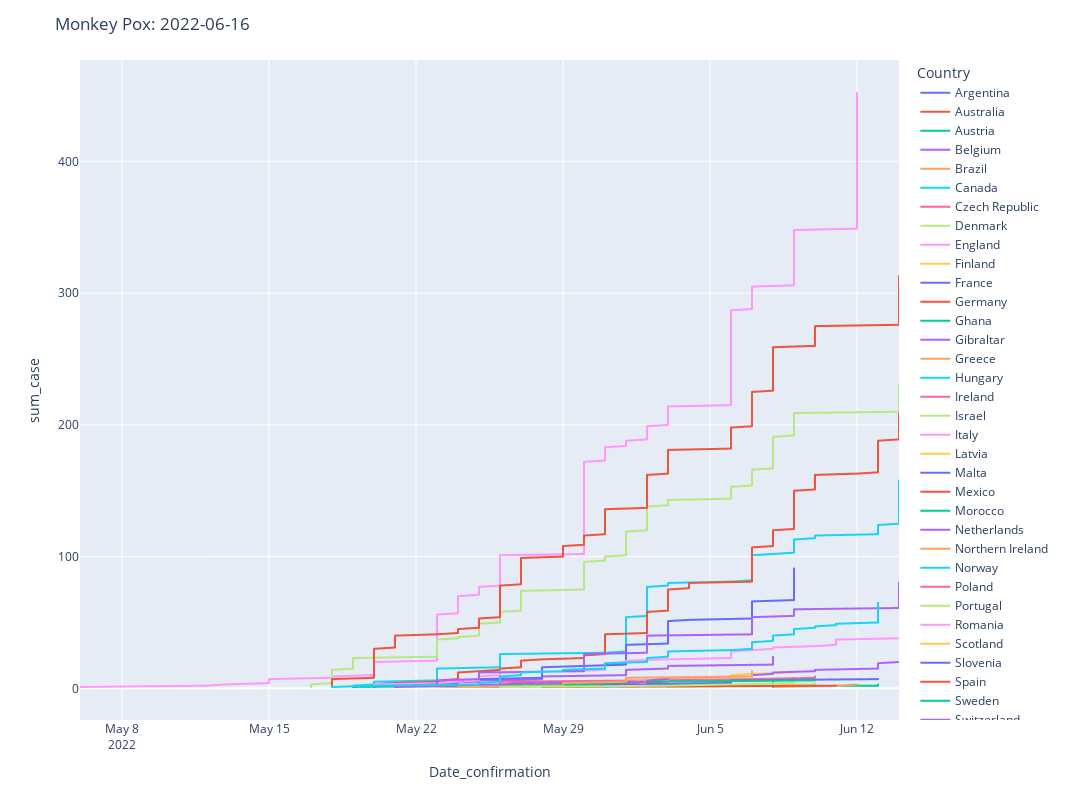

Notebook code cell kept with this figure:
### Code cell
fig3 = px.line(sort_df, x='Date_confirmation',y='sum_case', color='Country')

fig3.update_layout(
    width=1920,
    height=800,
    title_text=f'Monkey Pox: {date}'
)

fig3.show()

### Figure 1 — Plotly figure (JSON) as saved in the notebook; plotly's stock layout.template omitted (floating-point values rounded to 4 significant figures; data arrays with more than 128 entries replaced by an {"elided": "..."} marker saying what was removed)
{"data": [{"hovertemplate": "Country=Argentina<br>Date_confirmation=%{x}<br>sum_case=%{y}<extra></extra>", "legendgroup": "Argentina", "line": {"color": "#636efa", "dash": "solid"}, "marker": {"symbol": "circle"}, "mode": "lines", "name": "Argentina", "showlegend": true, "type": "scattergl", "x": ["2022-05-27T00:00:00", "2022-05-27T00:00:00", "2022-06-09T00:00:00"], "xaxis": "x", "y": [1, 2, 3], "yaxis": "y"}, {"hovertemplate": "Country=Australia<br>Date_confirmation=%{x}<br>sum_case=%{y}<extra></extra>", "legendgroup": "Australia", "line": {"color": "#EF553B", "dash": "solid"}, "marker": {"symbol": "circle"}, "mode": "lines", "name": "Australia", "showlegend": true, "type": "scattergl", "x": ["2022-05-20T00:00:00", "2022-05-20T00:00:00", "2022-06-02T00:00:00", "2022-06-02T00:00:00", "2022-06-03T00:00:00", "2022-06-04T00:00:00", "2022-06-09T00:00:00", "2022-06-09T00:00:00"], "xaxis": "x", "y": [1, 2, 3, 4, 5, 6, 7, 8], "yaxis": "y"}, {"hovertemplate": "Country=Austria<br>Date_confirmation=%{x}<br>sum_case=%{y}<extra></extra>", "legendgroup": "Austria", "line": {"color": "#00cc96", "dash": "solid"}, "marker": {"symbol": "circle"}, "mode": "lines", "name": "Austria", "showlegend": true, "type": "scattergl", "x": ["2022-05-23T00:00:00", "2022-06-13T00:00:00", "2022-06-13T00:00:00"], "xaxis": "x", "y": [1, 2, 3], "yaxis": "y"}, {"hovertemplate": "Country=Belgium<br>Date_confirmation=%{x}<br>sum_case=%{y}<extra></extra>", "legendgroup": "Belgium", "line": {"color": "#ab63fa", "dash": "solid"}, "marker": {"symbol": "circle"}, "mode": "lines", "name": "Belgium", "showlegend": true, "type": "scattergl", "x": ["2022-05-19T00:00:00", "2022-05-20T00:00:00", "2022-05-20T00:00:00", "2022-05-21T00:00:00", "2022-05-25T00:00:00", "2022-05-25T00:00:00", "2022-05-28T00:00:00", "2022-05-28T00:00:00", "2022-05-28T00:00:00", "2022-06-01T00:00:00", "2022-06-01T00:00:00", "2022-06-01T00:00:00", "2022-06-01T00:00:00", "2022-06-01T00:00:00", "2022-06-03T00:00:00", "2022-06-03T00:00:00", "2022-06-03T00:00:00", "2022-06-08T00:00:00", "2022-06-08T00:00:00", "2022-06-08T00:00:00", "2022-06-08T00:00:00", "2022-06-08T00:00:00", "2022-06-08T00:00:00", "2022-06-08T00:00:00"], "xaxis": "x", "y": [1, 2, 3, 4, 5, 6, 7, 8, 9, 10, 11, 12, 13, 14, 15, 16, 17, 18, 19, 20, 21, 22, 23, 24], "yaxis": "y"}, {"hovertemplate": "Country=Brazil<br>Date_confirmation=%{x}<br>sum_case=%{y}<extra></extra>", "legendgroup": "Brazil", "line": {"color": "#FFA15A", "dash": "solid"}, "marker": {"symbol": "circle"}, "mode": "lines", "name": "Brazil", "showlegend": true, "type": "scattergl", "x": ["2022-06-08T00:00:00", "2022-06-11T00:00:00", "2022-06-12T00:00:00"], "xaxis": "x", "y": [1, 2, 3], "yaxis": "y"}, {"hovertemplate": "Country=Canada<br>Date_confirmation=%{x}<br>sum_case=%{y}<extra></extra>", "legendgroup": "Canada", "line": {"color": "#19d3f3", "dash": "solid"}, "marker": {"symbol": "circle"}, "mode": "lines", "name": "Canada", "showlegend": true, "type": "scattergl", "x": {"elided": "158 str values"}, "xaxis": "x", "y": {"elided": "158 int values"}, "yaxis": "y"}, {"hovertemplate": "Country=Czech Republic<br>Date_confirmation=%{x}<br>sum_case=%{y}<extra></extra>", "legendgroup": "Czech Republic", "line": {"color": "#FF6692", "dash": "solid"}, "marker": {"symbol": "circle"}, "mode": "lines", "name": "Czech Republic", "showlegend": true, "type": "scattergl", "x": ["2022-05-24T00:00:00", "2022-05-26T00:00:00", "2022-05-26T00:00:00", "2022-05-26T00:00:00", "2022-05-26T00:00:00", "2022-06-02T00:00:00"], "xaxis": "x", "y": [1, 2, 3, 4, 5, 6], "yaxis": "y"}, {"hovertemplate": "Country=Denmark<br>Date_confirmation=%{x}<br>sum_case=%{y}<extra></extra>", "legendgroup": "Denmark", "line": {"color": "#B6E880", "dash": "solid"}, "marker": {"symbol": "circle"}, "mode": "lines", "name": "Denmark", "showlegend": true, "type": "scattergl", "x": ["2022-05-23T00:00:00", "2022-05-24T00:00:00", "2022-06-10T00:00:00", "2022-06-10T00:00:00"], "xaxis": "x", "y": [1, 2, 3, 4], "yaxis": "y"}, {"hovertemplate": "Country=England<br>Date_confirmation=%{x}<br>sum_case=%{y}<extra></extra>", "legendgroup": "England", "line": {"color": "#FF97FF", "dash": "solid"}, "marker": {"symbol": "circle"}, "mode": "lines", "name": "England", "showlegend": true, "type": "scattergl", "x": {"elided": "452 str values"}, "xaxis": "x", "y": {"elided": "452 int values"}, "yaxis": "y"}, {"hovertemplate": "Country=Finland<br>Date_confirmation=%{x}<br>sum_case=%{y}<extra></extra>", "legendgroup": "Finland", "line": {"color": "#FECB52", "dash": "solid"}, "marker": {"symbol": "circle"}, "mode": "lines", "name": "Finland", "showlegend": true, "type": "scattergl", "x": ["2022-05-27T00:00:00", "2022-06-02T00:00:00", "2022-06-09T00:00:00"], "xaxis": "x", "y": [1, 2, 3], "yaxis": "y"}, {"hovertemplate": "Country=France<br>Date_confirmation=%{x}<br>sum_case=%{y}<extra></extra>", "legendgroup": "France", "line": {"color": "#636efa", "dash": "solid"}, "marker": {"symbol": "circle"}, "mode": "lines", "name": "France", "showlegend": true, "type": "scattergl", "x": ["2022-05-19T00:00:00", "2022-05-23T00:00:00", "2022-05-23T00:00:00", "2022-05-24T00:00:00", "2022-05-24T00:00:00", "2022-05-25T00:00:00", "2022-05-25T00:00:00", "2022-05-28T00:00:00", "2022-05-28T00:00:00", "2022-05-28T00:00:00", "2022-05-28T00:00:00", "2022-05-28T00:00:00", "2022-05-28T00:00:00", "2022-05-28T00:00:00", "2022-05-28T00:00:00", "2022-05-28T00:00:00", "2022-05-30T00:00:00", "2022-06-01T00:00:00", "2022-06-01T00:00:00", "2022-06-01T00:00:00", "2022-06-01T00:00:00", "2022-06-01T00:00:00", "2022-06-01T00:00:00", "2022-06-01T00:00:00", "2022-06-01T00:00:00", "2022-06-01T00:00:00", "2022-06-01T00:00:00", "2022-06-01T00:00:00", "2022-06-01T00:00:00", "2022-06-01T00:00:00", "2022-06-01T00:00:00", "2022-06-01T00:00:00", "2022-06-01T00:00:00", "2022-06-03T00:00:00", "2022-06-03T00:00:00", "2022-06-03T00:00:00", "2022-06-03T00:00:00", "2022-06-03T00:00:00", "2022-06-03T00:00:00", "2022-06-03T00:00:00", "2022-06-03T00:00:00", "2022-06-03T00:00:00", "2022-06-03T00:00:00", "2022-06-03T00:00:00", "2022-06-03T00:00:00", "2022-06-03T00:00:00", "2022-06-03T00:00:00", "2022-06-03T00:00:00", "2022-06-03T00:00:00", "2022-06-03T00:00:00", "2022-06-03T00:00:00", "2022-06-04T00:00:00", "2022-06-07T00:00:00", "2022-06-07T00:00:00", "2022-06-07T00:00:00", "2022-06-07T00:00:00", "2022-06-07T00:00:00", "2022-06-07T00:00:00", "2022-06-07T00:00:00", "2022-06-07T00:00:00", "2022-06-07T00:00:00", "2022-06-07T00:00:00", "2022-06-07T00:00:00", "2022-06-07T00:00:00", "2022-06-07T00:00:00", "2022-06-07T00:00:00", "2022-06-09T00:00:00", "2022-06-09T00:00:00", "2022-06-09T00:00:00", "2022-06-09T00:00:00", "2022-06-09T00:00:00", "2022-06-09T00:00:00", "2022-06-09T00:00:00", "2022-06-09T00:00:00", "2022-06-09T00:00:00", "2022-06-09T00:00:00", "2022-06-09T00:00:00", "2022-06-09T00:00:00", "2022-06-09T00:00:00", "2022-06-09T00:00:00", "2022-06-09T00:00:00", "2022-06-09T00:00:00", "2022-06-09T00:00:00", "2022-06-09T00:00:00", "2022-06-09T00:00:00", "2022-06-09T00:00:00", "2022-06-09T00:00:00", "2022-06-09T00:00:00", "2022-06-09T00:00:00", "2022-06-09T00:00:00", "2022-06-09T00:00:00"], "xaxis": "x", "y": [1, 2, 3, 4, 5, 6, 7, 8, 9, 10, 11, 12, 13, 14, 15, 16, 17, 18, 19, 20, 21, 22, 23, 24, 25, 26, 27, 28, 29, 30, 31, 32, 33, 34, 35, 36, 37, 38, 39, 40, 41, 42, 43, 44, 45, 46, 47, 48, 49, 50, 51, 52, 53, 54, 55, 56, 57, 58, 59, 60, 61, 62, 63, 64, 65, 66, 67, 68, 69, 70, 71, 72, 73, 74, 75, 76, 77, 78, 79, 80, 81, 82, 83, 84, 85, 86, 87, 88, 89, 90, 91], "yaxis": "y"}, {"hovertemplate": "Country=Germany<br>Date_confirmation=%{x}<br>sum_case=%{y}<extra></extra>", "legendgroup": "Germany", "line": {"color": "#EF553B", "dash": "solid"}, "marker": {"symbol": "circle"}, "mode": "lines", "name": "Germany", "showlegend": true, "type": "scattergl", "x": {"elided": "228 str values"}, "xaxis": "x", "y": {"elided": "228 int values"}, "yaxis": "y"}, {"hovertemplate": "Country=Ghana<br>Date_confirmation=%{x}<br>sum_case=%{y}<extra></extra>", "legendgroup": "Ghana", "line": {"color": "#00cc96", "dash": "solid"}, "marker": {"symbol": "circle"}, "mode": "lines", "name": "Ghana", "showlegend": true, "type": "scattergl", "x": ["2022-06-08T00:00:00", "2022-06-08T00:00:00", "2022-06-08T00:00:00", "2022-06-08T00:00:00", "2022-06-08T00:00:00"], "xaxis": "x", "y": [1, 2, 3, 4, 5], "yaxis": "y"}, {"hovertemplate": "Country=Gibraltar<br>Date_confirmation=%{x}<br>sum_case=%{y}<extra></extra>", "legendgroup": "Gibraltar", "line": {"color": "#ab63fa", "dash": "solid"}, "marker": {"symbol": "circle"}, "mode": "lines", "name": "Gibraltar", "showlegend": true, "type": "scattergl", "x": ["2022-06-01T00:00:00"], "xaxis": "x", "y": [1], "yaxis": "y"}, {"hovertemplate": "Country=Greece<br>Date_confirmation=%{x}<br>sum_case=%{y}<extra></extra>", "legendgroup": "Greece", "line": {"color": "#FFA15A", "dash": "solid"}, "marker": {"symbol": "circle"}, "mode": "lines", "name": "Greece", "showlegend": true, "type": "scattergl", "x": ["2022-06-08T00:00:00"], "xaxis": "x", "y": [1], "yaxis": "y"}, {"hovertemplate": "Country=Hungary<br>Date_confirmation=%{x}<br>sum_case=%{y}<extra></extra>", "legendgroup": "Hungary", "line": {"color": "#19d3f3", "dash": "solid"}, "marker": {"symbol": "circle"}, "mode": "lines", "name": "Hungary", "showlegend": true, "type": "scattergl", "x": ["2022-05-31T00:00:00"], "xaxis": "x", "y": [1], "yaxis": "y"}, {"hovertemplate": "Country=Ireland<br>Date_confirmation=%{x}<br>sum_case=%{y}<extra></extra>", "legendgroup": "Ireland", "line": {"color": "#FF6692", "dash": "solid"}, "marker": {"symbol": "circle"}, "mode": "lines", "name": "Ireland", "showlegend": true, "type": "scattergl", "x": ["2022-05-27T00:00:00", "2022-05-30T00:00:00", "2022-06-01T00:00:00", "2022-06-01T00:00:00", "2022-06-02T00:00:00", "2022-06-02T00:00:00", "2022-06-07T00:00:00", "2022-06-10T00:00:00", "2022-06-10T00:00:00"], "xaxis": "x", "y": [1, 2, 3, 4, 5, 6, 7, 8, 9], "yaxis": "y"}, {"hovertemplate": "Country=Israel<br>Date_confirmation=%{x}<br>sum_case=%{y}<extra></extra>", "legendgroup": "Israel", "line": {"color": "#B6E880", "dash": "solid"}, "marker": {"symbol": "circle"}, "mode": "lines", "name": "Israel", "showlegend": true, "type": "scattergl", "x": ["2022-05-21T00:00:00", "2022-05-28T00:00:00", "2022-06-07T00:00:00", "2022-06-09T00:00:00"], "xaxis": "x", "y": [1, 2, 3, 4], "yaxis": "y"}, {"hovertemplate": "Country=Italy<br>Date_confirmation=%{x}<br>sum_case=%{y}<extra></extra>", "legendgroup": "Italy", "line": {"color": "#FF97FF", "dash": "solid"}, "marker": {"symbol": "circle"}, "mode": "lines", "name": "Italy", "showlegend": true, "type": "scattergl", "x": ["2022-05-19T00:00:00", "2022-05-20T00:00:00", "2022-05-20T00:00:00", "2022-05-23T00:00:00", "2022-05-24T00:00:00", "2022-05-25T00:00:00", "2022-05-25T00:00:00", "2022-05-25T00:00:00", "2022-05-25T00:00:00", "2022-05-26T00:00:00", "2022-05-26T00:00:00", "2022-05-26T00:00:00", "2022-05-29T00:00:00", "2022-05-31T00:00:00", "2022-05-31T00:00:00", "2022-05-31T00:00:00", "2022-05-31T00:00:00", "2022-05-31T00:00:00", "2022-05-31T00:00:00", "2022-06-01T00:00:00", "2022-06-01T00:00:00", "2022-06-03T00:00:00", "2022-06-06T00:00:00", "2022-06-06T00:00:00", "2022-06-06T00:00:00", "2022-06-06T00:00:00", "2022-06-06T00:00:00", "2022-06-06T00:00:00", "2022-06-07T00:00:00", "2022-06-08T00:00:00", "2022-06-08T00:00:00", "2022-06-10T00:00:00", "2022-06-11T00:00:00", "2022-06-11T00:00:00", "2022-06-11T00:00:00", "2022-06-11T00:00:00", "2022-06-11T00:00:00", "2022-06-14T00:00:00"], "xaxis": "x", "y": [1, 2, 3, 4, 5, 6, 7, 8, 9, 10, 11, 12, 13, 14, 15, 16, 17, 18, 19, 20, 21, 22, 23, 24, 25, 26, 27, 28, 29, 30, 31, 32, 33, 34, 35, 36, 37, 38], "yaxis": "y"}, {"hovertemplate": "Country=Latvia<br>Date_confirmation=%{x}<br>sum_case=%{y}<extra></extra>", "legendgroup": "Latvia", "line": {"color": "#FECB52", "dash": "solid"}, "marker": {"symbol": "circle"}, "mode": "lines", "name": "Latvia", "showlegend": true, "type": "scattergl", "x": ["2022-06-03T00:00:00", "2022-06-09T00:00:00"], "xaxis": "x", "y": [1, 2], "yaxis": "y"}, {"hovertemplate": "Country=Malta<br>Date_confirmation=%{x}<br>sum_case=%{y}<extra></extra>", "legendgroup": "Malta", "line": {"color": "#636efa", "dash": "solid"}, "marker": {"symbol": "circle"}, "mode": "lines", "name": "Malta", "showlegend": true, "type": "scattergl", "x": ["2022-05-28T00:00:00"], "xaxis": "x", "y": [1], "yaxis": "y"}, {"hovertemplate": "Country=Mexico<br>Date_confirmation=%{x}<br>sum_case=%{y}<extra></extra>", "legendgroup": "Mexico", "line": {"color": "#EF553B", "dash": "solid"}, "marker": {"symbol": "circle"}, "mode": "lines", "name": "Mexico", "showlegend": true, "type": "scattergl", "x": ["2022-05-28T00:00:00", "2022-06-11T00:00:00"], "xaxis": "x", "y": [1, 2], "yaxis": "y"}, {"hovertemplate": "Country=Morocco<br>Date_confirmation=%{x}<br>sum_case=%{y}<extra></extra>", "legendgroup": "Morocco", "line": {"color": "#00cc96", "dash": "solid"}, "marker": {"symbol": "circle"}, "mode": "lines", "name": "Morocco", "showlegend": true, "type": "scattergl", "x": ["2022-06-02T00:00:00"], "xaxis": "x", "y": [1], "yaxis": "y"}, {"hovertemplate": "Country=Netherlands<br>Date_confirmation=%{x}<br>sum_case=%{y}<extra></extra>", "legendgroup": "Netherlands", "line": {"color": "#ab63fa", "dash": "solid"}, "marker": {"symbol": "circle"}, "mode": "lines", "name": "Netherlands", "showlegend": true, "type": "scattergl", "x": ["2022-05-20T00:00:00", "2022-05-21T00:00:00", "2022-05-23T00:00:00", "2022-05-23T00:00:00", "2022-05-23T00:00:00", "2022-05-23T00:00:00", "2022-05-25T00:00:00", "2022-05-25T00:00:00", "2022-05-25T00:00:00", "2022-05-25T00:00:00", "2022-05-25T00:00:00", "2022-05-25T00:00:00", "2022-05-30T00:00:00", "2022-05-30T00:00:00", "2022-05-30T00:00:00", "2022-05-30T00:00:00", "2022-05-30T00:00:00", "2022-05-30T00:00:00", "2022-05-30T00:00:00", "2022-05-30T00:00:00", "2022-05-30T00:00:00", "2022-05-30T00:00:00", "2022-05-30T00:00:00", "2022-05-30T00:00:00", "2022-05-30T00:00:00", "2022-05-30T00:00:00", "2022-06-02T00:00:00", "2022-06-02T00:00:00", "2022-06-02T00:00:00", "2022-06-02T00:00:00", "2022-06-02T00:00:00", "2022-06-02T00:00:00", "2022-06-02T00:00:00", "2022-06-02T00:00:00", "2022-06-02T00:00:00", "2022-06-02T00:00:00", "2022-06-02T00:00:00", "2022-06-02T00:00:00", "2022-06-02T00:00:00", "2022-06-02T00:00:00", "2022-06-07T00:00:00", "2022-06-07T00:00:00", "2022-06-07T00:00:00", "2022-06-07T00:00:00", "2022-06-07T00:00:00", "2022-06-07T00:00:00", "2022-06-07T00:00:00", "2022-06-07T00:00:00", "2022-06-07T00:00:00", "2022-06-07T00:00:00", "2022-06-07T00:00:00", "2022-06-07T00:00:00", "2022-06-07T00:00:00", "2022-06-07T00:00:00", "2022-06-09T00:00:00", "2022-06-09T00:00:00", "2022-06-09T00:00:00", "2022-06-09T00:00:00", "2022-06-09T00:00:00", "2022-06-09T00:00:00", "2022-06-14T00:00:00", "2022-06-14T00:00:00", "2022-06-14T00:00:00", "2022-06-14T00:00:00", "2022-06-14T00:00:00", "2022-06-14T00:00:00", "2022-06-14T00:00:00", "2022-06-14T00:00:00", "2022-06-14T00:00:00", "2022-06-14T00:00:00", "2022-06-14T00:00:00", "2022-06-14T00:00:00", "2022-06-14T00:00:00", "2022-06-14T00:00:00", "2022-06-14T00:00:00", "2022-06-14T00:00:00", "2022-06-14T00:00:00", "2022-06-14T00:00:00", "2022-06-14T00:00:00", "2022-06-14T00:00:00"], "xaxis": "x", "y": [1, 2, 3, 4, 5, 6, 7, 8, 9, 10, 11, 12, 13, 14, 15, 16, 17, 18, 19, 20, 21, 22, 23, 24, 25, 26, 27, 28, 29, 30, 31, 32, 33, 34, 35, 36, 37, 38, 39, 40, 41, 42, 43, 44, 45, 46, 47, 48, 49, 50, 51, 52, 53, 54, 55, 56, 57, 58, 59, 60, 61, 62, 63, 64, 65, 66, 67, 68, 69, 70, 71, 72, 73, 74, 75, 76, 77, 78, 79, 80], "yaxis": "y"}, {"hovertemplate": "Country=Northern Ireland<br>Date_confirmation=%{x}<br>sum_case=%{y}<extra></extra>", "legendgroup": "Northern Ireland", "line": {"color": "#FFA15A", "dash": "solid"}, "marker": {"symbol": "circle"}, "mode": "lines", "name": "Northern Ireland", "showlegend": true, "type": "scattergl", "x": ["2022-05-26T00:00:00", "2022-05-30T00:00:00"], "xaxis": "x", "y": [1, 2], "yaxis": "y"}, {"hovertemplate": "Country=Norway<br>Date_confirmation=%{x}<br>sum_case=%{y}<extra></extra>", "legendgroup": "Norway", "line": {"color": "#19d3f3", "dash": "solid"}, "marker": {"symbol": "circle"}, "mode": "lines", "name": "Norway", "showlegend": true, "type": "scattergl", "x": ["2022-05-31T00:00:00", "2022-06-01T00:00:00"], "xaxis": "x", "y": [1, 2], "yaxis": "y"}, {"hovertemplate": "Country=Poland<br>Date_confirmation=%{x}<br>sum_case=%{y}<extra></extra>", "legendgroup": "Poland", "line": {"color": "#FF6692", "dash": "solid"}, "marker": {"symbol": "circle"}, "mode": "lines", "name": "Poland", "showlegend": true, "type": "scattergl", "x": ["2022-06-10T00:00:00"], "xaxis": "x", "y": [1], "yaxis": "y"}, {"hovertemplate": "Country=Portugal<br>Date_confirmation=%{x}<br>sum_case=%{y}<extra></extra>", "legendgroup": "Portugal", "line": {"color": "#B6E880", "dash": "solid"}, "marker": {"symbol": "circle"}, "mode": "lines", "name": "Portugal", "showlegend": true, "type": "scattergl", "x": {"elided": "231 str values"}, "xaxis": "x", "y": {"elided": "231 int values"}, "yaxis": "y"}, {"hovertemplate": "Country=Romania<br>Date_confirmation=%{x}<br>sum_case=%{y}<extra></extra>", "legendgroup": "Romania", "line": {"color": "#FF97FF", "dash": "solid"}, "marker": {"symbol": "circle"}, "mode": "lines", "name": "Romania", "showlegend": true, "type": "scattergl", "x": ["2022-06-13T00:00:00"], "xaxis": "x", "y": [1], "yaxis": "y"}, {"hovertemplate": "Country=Scotland<br>Date_confirmation=%{x}<br>sum_case=%{y}<extra></extra>", "legendgroup": "Scotland", "line": {"color": "#FECB52", "dash": "solid"}, "marker": {"symbol": "circle"}, "mode": "lines", "name": "Scotland", "showlegend": true, "type": "scattergl", "x": ["2022-05-23T00:00:00", "2022-05-26T00:00:00", "2022-05-26T00:00:00", "2022-05-30T00:00:00", "2022-06-01T00:00:00", "2022-06-03T00:00:00", "2022-06-03T00:00:00", "2022-06-03T00:00:00", "2022-06-06T00:00:00", "2022-06-06T00:00:00", "2022-06-07T00:00:00", "2022-06-09T00:00:00"], "xaxis": "x", "y": [1, 2, 3, 4, 5, 6, 7, 8, 9, 10, 11, 12], "yaxis": "y"}, {"hovertemplate": "Country=Slovenia<br>Date_confirmation=%{x}<br>sum_case=%{y}<extra></extra>", "legendgroup": "Slovenia", "line": {"color": "#636efa", "dash": "solid"}, "marker": {"symbol": "circle"}, "mode": "lines", "name": "Slovenia", "showlegend": true, "type": "scattergl", "x": ["2022-05-24T00:00:00", "2022-05-25T00:00:00", "2022-06-02T00:00:00", "2022-06-06T00:00:00", "2022-06-06T00:00:00", "2022-06-06T00:00:00", "2022-06-13T00:00:00"], "xaxis": "x", "y": [1, 2, 3, 4, 5, 6, 7], "yaxis": "y"}, {"hovertemplate": "Country=Spain<br>Date_confirmation=%{x}<br>sum_case=%{y}<extra></extra>", "legendgroup": "Spain", "line": {"color": "#EF553B", "dash": "solid"}, "marker": {"symbol": "circle"}, "mode": "lines", "name": "Spain", "showlegend": true, "type": "scattergl", "x": {"elided": "313 str values"}, "xaxis": "x", "y": {"elided": "313 int values"}, "yaxis": "y"}, {"hovertemplate": "Country=Sweden<br>Date_confirmation=%{x}<br>sum_case=%{y}<extra></extra>", "legendgroup": "Sweden", "line": {"color": "#00cc96", "dash": "solid"}, "marker": {"symbol": "circle"}, "mode": "lines", "name": "Sweden", "showlegend": true, "type": "scattergl", "x": ["2022-05-19T00:00:00", "2022-05-25T00:00:00", "2022-05-30T00:00:00", "2022-05-31T00:00:00", "2022-06-02T00:00:00", "2022-06-10T00:00:00"], "xaxis": "x", "y": [1, 2, 3, 4, 5, 6], "yaxis": "y"}, {"hovertemplate": "Country=Switzerland<br>Date_confirmation=%{x}<br>sum_case=%{y}<extra></extra>", "legendgroup": "Switzerland", "line": {"color": "#ab63fa", "dash": "solid"}, "marker": {"symbol": "circle"}, "mode": "lines", "name": "Switzerland", "showlegend": true, "type": "scattergl", "x": ["2022-05-21T00:00:00", "2022-05-24T00:00:00", "2022-05-26T00:00:00", "2022-05-27T00:00:00", "2022-06-02T00:00:00", "2022-06-02T00:00:00", "2022-06-03T00:00:00", "2022-06-03T00:00:00", "2022-06-07T00:00:00", "2022-06-07T00:00:00", "2022-06-08T00:00:00", "2022-06-08T00:00:00", "2022-06-10T00:00:00", "2022-06-10T00:00:00", "2022-06-13T00:00:00", "2022-06-13T00:00:00", "2022-06-13T00:00:00", "2022-06-13T00:00:00", "2022-06-13T00:00:00", "2022-06-14T00:00:00"], "xaxis": "x", "y": [1, 2, 3, 4, 5, 6, 7, 8, 9, 10, 11, 12, 13, 14, 15, 16, 17, 18, 19, 20], "yaxis": "y"}, {"hovertemplate": "Country=United Arab Emirates<br>Date_confirmation=%{x}<br>sum_case=%{y}<extra></extra>", "legendgroup": "United Arab Emirates", "line": {"color": "#FFA15A", "dash": "solid"}, "marker": {"symbol": "circle"}, "mode": "lines", "name": "United Arab Emirates", "showlegend": true, "type": "scattergl", "x": ["2022-05-24T00:00:00", "2022-05-29T00:00:00", "2022-05-29T00:00:00", "2022-05-29T00:00:00", "2022-06-01T00:00:00", "2022-06-01T00:00:00", "2022-06-01T00:00:00", "2022-06-01T00:00:00", "2022-06-07T00:00:00", "2022-06-07T00:00:00", "2022-06-07T00:00:00", "2022-06-07T00:00:00", "2022-06-07T00:00:00"], "xaxis": "x", "y": [1, 2, 3, 4, 5, 6, 7, 8, 9, 10, 11, 12, 13], "yaxis": "y"}, {"hovertemplate": "Country=United States<br>Date_confirmation=%{x}<br>sum_case=%{y}<extra></extra>", "legendgroup": "United States", "line": {"color": "#19d3f3", "dash": "solid"}, "marker": {"symbol": "circle"}, "mode": "lines", "name": "United States", "showlegend": true, "type": "scattergl", "x": ["2022-05-18T00:00:00", "2022-05-20T00:00:00", "2022-05-25T00:00:00", "2022-05-25T00:00:00", "2022-05-26T00:00:00", "2022-05-26T00:00:00", "2022-05-26T00:00:00", "2022-05-26T00:00:00", "2022-05-26T00:00:00", "2022-05-27T00:00:00", "2022-05-27T00:00:00", "2022-05-27T00:00:00", "2022-05-29T00:00:00", "2022-05-29T00:00:00", "2022-05-31T00:00:00", "2022-05-31T00:00:00", "2022-05-31T00:00:00", "2022-05-31T00:00:00", "2022-05-31T00:00:00", "2022-06-02T00:00:00", "2022-06-02T00:00:00", "2022-06-02T00:00:00", "2022-06-02T00:00:00", "2022-06-03T00:00:00", "2022-06-03T00:00:00", "2022-06-03T00:00:00", "2022-06-03T00:00:00", "2022-06-03T00:00:00", "2022-06-06T00:00:00", "2022-06-07T00:00:00", "2022-06-07T00:00:00", "2022-06-07T00:00:00", "2022-06-07T00:00:00", "2022-06-07T00:00:00", "2022-06-07T00:00:00", "2022-06-08T00:00:00", "2022-06-08T00:00:00", "2022-06-08T00:00:00", "2022-06-08T00:00:00", "2022-06-08T00:00:00", "2022-06-09T00:00:00", "2022-06-09T00:00:00", "2022-06-09T00:00:00", "2022-06-09T00:00:00", "2022-06-09T00:00:00", "2022-06-10T00:00:00", "2022-06-10T00:00:00", "2022-06-11T00:00:00", "2022-06-11T00:00:00", "2022-06-13T00:00:00", "2022-06-13T00:00:00", "2022-06-13T00:00:00", "2022-06-13T00:00:00", "2022-06-13T00:00:00", "2022-06-13T00:00:00", "2022-06-13T00:00:00", "2022-06-13T00:00:00", "2022-06-13T00:00:00", "2022-06-13T00:00:00", "2022-06-13T00:00:00", "2022-06-13T00:00:00", "2022-06-13T00:00:00", "2022-06-13T00:00:00", "2022-06-13T00:00:00", "2022-06-13T00:00:00"], "xaxis": "x", "y": [1, 2, 3, 4, 5, 6, 7, 8, 9, 10, 11, 12, 13, 14, 15, 16, 17, 18, 19, 20, 21, 22, 23, 24, 25, 26, 27, 28, 29, 30, 31, 32, 33, 34, 35, 36, 37, 38, 39, 40, 41, 42, 43, 44, 45, 46, 47, 48, 49, 50, 51, 52, 53, 54, 55, 56, 57, 58, 59, 60, 61, 62, 63, 64, 65], "yaxis": "y"}, {"hovertemplate": "Country=Venezuela<br>Date_confirmation=%{x}<br>sum_case=%{y}<extra></extra>", "legendgroup": "Venezuela", "line": {"color": "#FF6692", "dash": "solid"}, "marker": {"symbol": "circle"}, "mode": "lines", "name": "Venezuela", "showlegend": true, "type": "scattergl", "x": ["2022-06-12T00:00:00"], "xaxis": "x", "y": [1], "yaxis": "y"}, {"hovertemplate": "Country=Wales<br>Date_confirmation=%{x}<br>sum_case=%{y}<extra></extra>", "legendgroup": "Wales", "line": {"color": "#B6E880", "dash": "solid"}, "marker": {"symbol": "circle"}, "mode": "lines", "name": "Wales", "showlegend": true, "type": "scattergl", "x": ["2022-05-26T00:00:00", "2022-06-03T00:00:00", "2022-06-06T00:00:00", "2022-06-09T00:00:00"], "xaxis": "x", "y": [1, 2, 3, 4], "yaxis": "y"}], "layout": {"height": 800, "legend": {"title": {"text": "Country"}, "tracegroupgap": 0}, "margin": {"t": 60}, "title": {"text": "Monkey Pox: 2022-06-16"}, "width": 1920, "xaxis": {"anchor": "y", "domain": [0, 1], "title": {"text": "Date_confirmation"}}, "yaxis": {"anchor": "x", "domain": [0, 1], "title": {"text": "sum_case"}}}}
